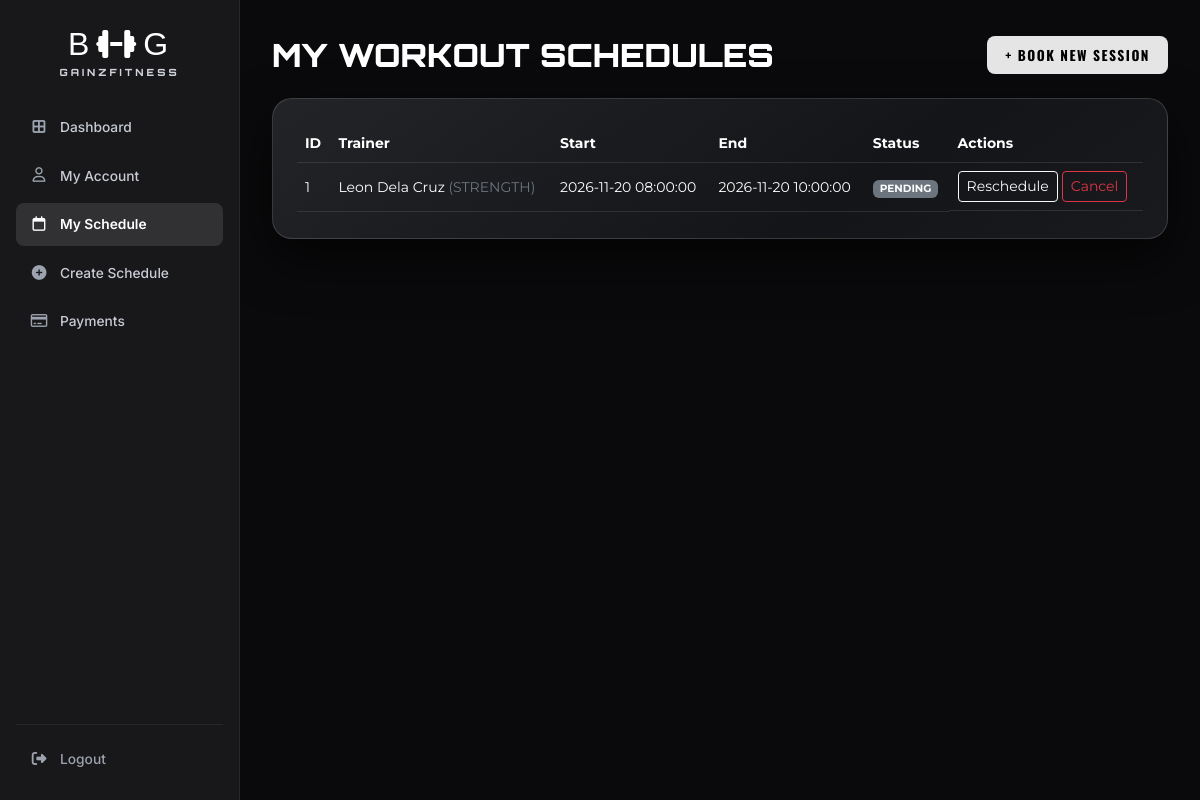
The app's page /member_portal/member_schedules.php (signed in) with its own data.
### tables this page shows
CREATE TABLE IF NOT EXISTS workoutschedule (
  ScheduleID int(11) NOT NULL AUTO_INCREMENT,
  UserID int(11) NOT NULL,
  TrainerID int(11) NOT NULL,
  ScheduleStart datetime NOT NULL,
  ScheduleEnd datetime NOT NULL,
  AttendanceStatus varchar(50) NOT NULL DEFAULT 'PENDING',
  PRIMARY KEY (ScheduleID),
  KEY fk_user_schedule (UserID),
  KEY fk_trainer_schedule (TrainerID),
  KEY fk_attendance_schedule (AttendanceStatus),
  CONSTRAINT fk_trainer_schedule FOREIGN KEY (TrainerID) REFERENCES trainer (TrainerID) ON DELETE CASCADE ON UPDATE CASCADE,
  CONSTRAINT fk_user_schedule FOREIGN KEY (UserID) REFERENCES user (UserID) ON DELETE CASCADE ON UPDATE CASCADE,
  CONSTRAINT fk_attendance_schedule FOREIGN KEY (AttendanceStatus) REFERENCES attendance (AttendanceStatus) ON DELETE RESTRICT ON UPDATE CASCADE
);

CREATE TABLE IF NOT EXISTS trainer (
  TrainerID int(11) NOT NULL AUTO_INCREMENT,
  LastName varchar(50) NOT NULL,
  FirstName varchar(50) NOT NULL,
  SpecializationType varchar(50) NOT NULL DEFAULT 'STRENGTH',
  RatePerHour decimal(10,2) NOT NULL DEFAULT 300.00,
  PRIMARY KEY (TrainerID),
  KEY fk_specialization (SpecializationType),
  CONSTRAINT fk_specialization FOREIGN KEY (SpecializationType) REFERENCES specialization (SpecType) ON DELETE CASCADE ON UPDATE CASCADE
);

### app/Database.php (called while the page is built, shortened)
<?php
class Database
{
    private string $host;
    private string $dbName;
    private string $username;
    private string $password;
    public function __construct(
        string $host = '127.0.0.1',
        string $dbName = 'gym_database',
        string $username = 'root',
        string $password = ''
    ) {
        $this->host = getenv('DB_HOST') ?: $host;
        $this->dbName = getenv('DB_NAME') ?: $dbName;
        $this->username = getenv('DB_USER') ?: $username;
        $this->password = getenv('DB_PASS') !== false ? (string)getenv('DB_PASS') : $password;
    }
    public function connect(): PDO
    {
        $dsn = "mysql:host={$this->host};port=3307;dbname={$this->dbName};charset=utf8mb4";
        $options = [
            PDO::ATTR_ERRMODE => PDO::ERRMODE_EXCEPTION,
            PDO::ATTR_DEFAULT_FETCH_MODE => PDO::FETCH_ASSOC,
            PDO::ATTR_EMULATE_PREPARES => false,
        ];
        try {
            $this->connection = new PDO($dsn, $this->username, $this->password, $options);
            return $this->connection;
        } catch (PDOException $e) {
            throw new PDOException("Database connection failed: " . $e->getMessage(), (int)$e->getCode());
        }
    }
}

### app/Models/Schedule.php (called while the page is built, shortened)
<?php
class Schedule
{
    private PDO $db;
    public function __construct(?PDO $db = null)
    {
        $this->db = $db instanceof PDO ? $db : (new Database())->connect();
    }
    public function getUserSchedules(string $userEmail): array
    {
        $stmt = $this->db->prepare(
            "SELECT ws.*,
                    CONCAT(t.FirstName, ' ', t.LastName) AS TrainerName,
                    t.SpecializationType,
                    t.RatePerHour
             FROM `workoutschedule` ws
             INNER JOIN `user` u ON ws.UserID = u.UserID
             INNER JOIN `trainer` t ON ws.TrainerID = t.TrainerID
             WHERE u.UserEmail = :email
             ORDER BY ws.ScheduleStart ASC"
        );
        $stmt->execute([':email' => trim($userEmail)]);
        return $stmt->fetchAll();
    }
}

### member_portal/member_schedules.php (the view, shortened to what this page needs)
<?php
$scheduleModel = new Schedule();
$schedules = $scheduleModel->getUserSchedules($_SESSION['user_email']);
?>
<!DOCTYPE html>
<html lang="en">
<head>
  <link href="https://cdn.jsdelivr.net/npm/bootstrap@5.3.0/dist/css/bootstrap.min.css" rel="stylesheet">
  <link rel="stylesheet" href="https://cdnjs.cloudflare.com/ajax/libs/font-awesome/6.4.0/css/all.min.css">
</head>
<body>
  <div class="portal-shell">
    <aside class="portal-sidebar" id="portalSidebar">
      <div>
        <a href="member_dashboard.php" class="sidebar-brand-box">
          <span class="sidebar-brand-mark">B<i class="fa-solid fa-dumbbell"></i>G</span>
          <span class="sidebar-brand-sub">GAINZFITNESS</span>
        </a>
        <ul class="sidebar-nav-list">
          <li><a href="member_dashboard.php" class="sidebar-nav-link"><i class="fa-solid fa-border-all"></i><span>Dashboard</span></a></li>
          <li><a href="member_profile.php" class="sidebar-nav-link"><i class="fa-regular fa-user"></i><span>My Account</span></a></li>
          <li><a href="member_schedules.php" class="sidebar-nav-link active"><i class="fa-regular fa-calendar"></i><span>My Schedule</span></a></li>
          <li><a href="member_book_schedule.php" class="sidebar-nav-link"><i class="fa-solid fa-circle-plus"></i><span>Create Schedule</span></a></li>
          <li><a href="member_payments.php" class="sidebar-nav-link"><i class="fa-regular fa-credit-card"></i><span>Payments</span></a></li>
        </ul>
      </div>
      <div class="sidebar-bottom">
        <a href="../logout.php" class="sidebar-logout-link"><i class="fa-solid fa-right-from-bracket"></i><span>Logout</span></a>
      </div>
    </aside>
    <main class="portal-content">
      <div class="d-flex flex-wrap justify-content-between align-items-center mb-4 gap-2">
        <h1 class="portal-page-title">MY WORKOUT SCHEDULES</h1>
        <a href="member_book_schedule.php" class="btn-portal-primary">+ Book New Session</a>
      </div>
      <div class="portal-panel">
        <?php if (empty($schedules)): ?>
          <p class="text-secondary small mb-0">You have no workout schedules yet.</p>
        <?php else: ?>
          <div class="table-responsive">
            <table class="table table-dark table-hover align-middle small mb-0">
              <thead><tr><th>ID</th><th>Trainer</th><th>Start</th><th>End</th><th>Status</th><th>Actions</th></tr></thead>
              <tbody>
                <?php foreach ($schedules as $s): ?>
                  <tr>
                    <td><?= (int)$s['ScheduleID'] ?></td>
                    <td><?= htmlspecialchars($s['TrainerName']) ?> <span class="text-secondary">(<?= htmlspecialchars($s['SpecializationType']) ?>)</span></td>
                    <td><?= htmlspecialchars($s['ScheduleStart']) ?></td>
                    <td><?= htmlspecialchars($s['ScheduleEnd']) ?></td>
                    <td><span class="badge bg-secondary"><?= htmlspecialchars($s['AttendanceStatus']) ?></span></td>
                    <td class="d-flex gap-1">
                      <?php if ($s['AttendanceStatus'] === 'PENDING'): ?>
                        <button type="button" class="btn btn-sm btn-outline-light edit-sched-btn"
                          data-id="<?= (int)$s['ScheduleID'] ?>"
                          data-trainer="<?= (int)$s['TrainerID'] ?>"
                          data-start="<?= date('Y-m-d\TH:i', strtotime($s['ScheduleStart'])) ?>"
                          data-end="<?= date('Y-m-d\TH:i', strtotime($s['ScheduleEnd'])) ?>">Reschedule</button>
                        <form method="POST" class="d-inline" onsubmit="return confirm('Cancel this schedule?');">
                          <button type="submit" name="cancel_schedule" class="btn btn-sm btn-outline-danger">Cancel</button>
                        </form>
                      <?php else: ?>
                        <span class="text-secondary">Locked</span>
                      <?php endif; ?>
                    </td>
                  </tr>
                <?php endforeach; ?>
              </tbody>
            </table>
          </div>
        <?php endif; ?>
      </div>
    </main>
  </div>
</body>
</html>

### member_portal/member_schedules.php (style rules this page uses)
:root { --bg-dark: #0a0a0c; --bg-sidebar: #18181a; --bg-card: #2D2D2F; --bg-card-hover: #38383a; --text-main: #ffffff; --text-muted: #a0a5b5; --accent-light: #e5e5e5; --font-navbar: 'Malgun Gothic', 'Dotum', 'Apple SD Gothic Neo', sans-serif; --font-logo: 'Impact', 'Haettenschweiler', 'Arial Narrow Bold', sans-serif; --font-btn-member: 'Oswald', sans-serif; --font-section-titles: 'Orbitron', sans-serif; --font-body-descriptions: 'Montserrat', sans-serif; --font-inter: 'Inter', sans-serif; --transition-fast: all 0.25s cubic-bezier(0.25, 0.8, 0.25, 1); --transition-smooth: all 0.4s cubic-bezier(0.25, 0.8, 0.25, 1); }
*, *::before, *::after { box-sizing: border-box; margin: 0; padding: 0; }
body { background-color: var(--bg-dark); color: var(--text-main); font-family: var(--font-body-descriptions); min-height: 100vh; overflow-x: hidden; }
a { text-decoration: none; color: inherit; }
.portal-shell { display: flex; min-height: 100vh; width: 100%; }
.portal-sidebar { width: 240px; flex-shrink: 0; background-color: var(--bg-sidebar); border-right: 1px solid rgba(255, 255, 255, 0.07); display: flex; flex-direction: column; justify-content: space-between; padding: 24px 16px 20px 16px; position: sticky; top: 0; height: 100vh; z-index: 1002; transition: transform 0.3s ease; }
.sidebar-brand-box { display: flex; flex-direction: column; align-items: center; text-align: center; padding: 4px 8px 26px 8px; }
.sidebar-brand-mark { font-family: var(--font-logo); font-size: 2rem; line-height: 1; letter-spacing: 3px; color: #ffffff; display: inline-flex; align-items: center; gap: 4px; }
.sidebar-brand-sub { font-family: var(--font-section-titles) !important; font-size: 0.62rem; font-weight: 800; letter-spacing: 3px; color: #d1d5db; margin-top: 5px; text-transform: uppercase; }
.sidebar-nav-list { list-style: none; display: flex; flex-direction: column; gap: 6px; padding: 0; margin: 0; }
.sidebar-nav-link { display: flex; align-items: center; gap: 12px; padding: 11px 14px; border-radius: 8px; font-family: var(--font-inter) !important; font-size: 0.86rem; font-weight: 500; color: #c7cbd4; transition: var(--transition-fast); }
.sidebar-nav-link i { width: 18px; text-align: center; font-size: 0.92rem; color: #9ca3af; transition: var(--transition-fast); }
.sidebar-nav-link:hover i, .sidebar-nav-link.active i { color: #ffffff; }
.sidebar-nav-link.active { background-color: rgba(255, 255, 255, 0.11); color: #ffffff; font-weight: 600; }
.sidebar-bottom { padding-top: 14px; border-top: 1px solid rgba(255, 255, 255, 0.07); }
.sidebar-logout-link { display: flex; align-items: center; gap: 12px; padding: 10px 14px; border-radius: 8px; font-family: var(--font-inter) !important; font-size: 0.86rem; font-weight: 500; color: #9ca3af; transition: var(--transition-fast); }
.sidebar-logout-link i { width: 18px; text-align: center; font-size: 0.92rem; }
.portal-content { flex: 1; min-width: 0; padding: 36px 32px 60px 32px; max-width: 1200px; }
.portal-page-title { font-family: var(--font-section-titles) !important; font-weight: 900 !important; font-size: clamp(1.45rem, 2.8vw, 2rem); text-transform: uppercase; margin-bottom: 0; }
.btn-portal-primary { font-family: var(--font-btn-member) !important; font-weight: 700 !important; text-transform: uppercase; background-color: var(--accent-light); color: #000; padding: 9px 18px; border-radius: 8px; border: none; letter-spacing: 1.5px; font-size: 0.85rem; cursor: pointer; transition: var(--transition-fast); display: inline-block; }
.portal-panel { background: linear-gradient(145deg, #232428 0%, #141518 65%, #191a1e 100%); border: 1px solid rgba(255, 255, 255, 0.14); border-radius: 20px; padding: 26px 24px; box-shadow: 0 20px 50px rgba(0, 0, 0, 0.65); margin-bottom: 24px; }
.table-dark { --bs-table-bg: transparent; --bs-table-hover-bg: rgba(255, 255, 255, 0.04); --bs-table-border-color: rgba(255, 255, 255, 0.1); }

### records on screen
workoutschedule: ScheduleID "1", TrainerName "Leon Dela Cruz", TrainerID.SpecializationType "STRENGTH", ScheduleStart "2026-11-20 08:00:00", ScheduleEnd "2026-11-20 10:00:00", AttendanceStatus "PENDING"
